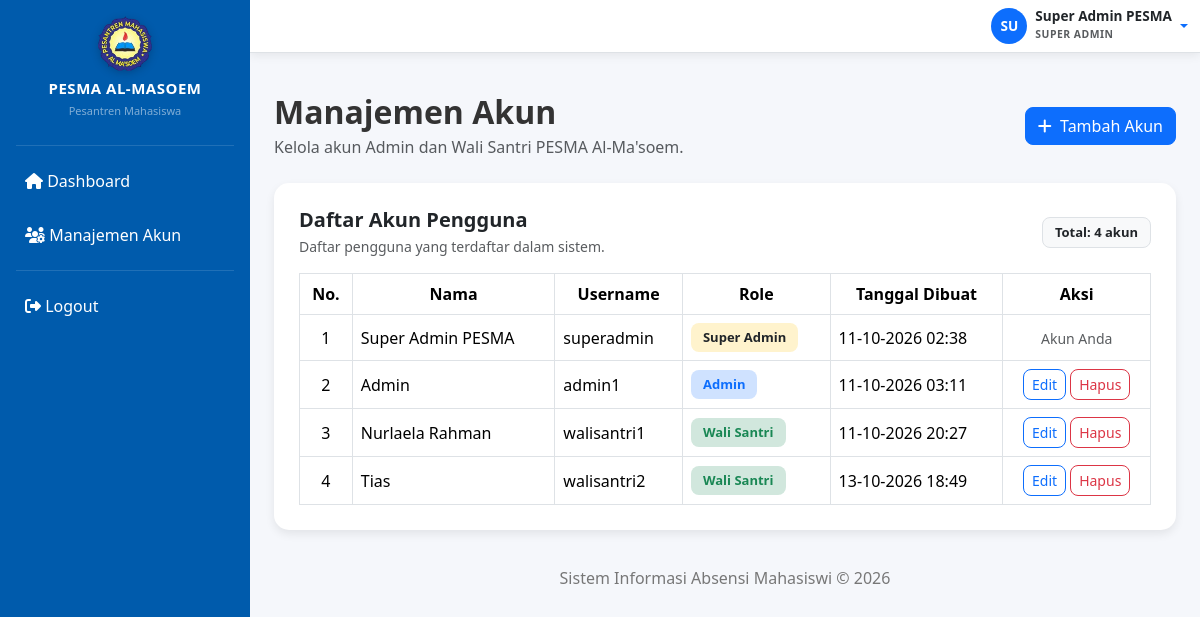
The app's page /Absensi_PESMA/superadmin/akun/index.php (signed in) with its own data.
### tables this page shows
CREATE TABLE `users` (
  `id_user` int(11) NOT NULL,
  `kode_user` varchar(20) DEFAULT NULL,
  `nama` varchar(100) NOT NULL,
  `username` varchar(50) NOT NULL,
  `password` varchar(255) NOT NULL,
  `role` enum('Super Admin','Admin','Wali Santri') NOT NULL,
  `created_at` timestamp NOT NULL DEFAULT current_timestamp()
);

### Absensi_PESMA/superadmin/akun/index.php (the view, shortened to what this page needs)
<?php
require_once "../../config/koneksi.php";
$mode = $_GET['mode'] ?? 'list';
$daftarAkun = [];
if ($mode === 'list') {
    $sql = "
        SELECT id_user, nama, username, role, created_at
        FROM users
        ORDER BY
            CASE role
                WHEN 'Super Admin' THEN 1
                WHEN 'Admin' THEN 2
                WHEN 'Wali Santri' THEN 3
                ELSE 4
            END,
            nama ASC
    ";
    $result = mysqli_query($conn, $sql);
    if ($result) {
        while ($row = mysqli_fetch_assoc($result)) {
            $daftarAkun[] = $row;
        }
    }
}
function e($nilai)
{
    return htmlspecialchars((string) $nilai, ENT_QUOTES, 'UTF-8');
}
function warnaRole($role)
{
    if ($role === 'Super Admin') return 'bg-warning-subtle text-dark';
    if ($role === 'Admin') return 'bg-primary-subtle text-primary';
    if ($role === 'Wali Santri') return 'bg-success-subtle text-success';
    return 'bg-secondary-subtle text-secondary';
}
function tanggalAkun($tanggal)
{
    $waktu = strtotime($tanggal);
    return $waktu ? date('d-m-Y H:i', $waktu) : '-';
}
include '../../includes/header.php';
include '../../includes/sidebar_spradmin.php';
include '../../includes/navbar.php';
?>
<div class="container-fluid py-3">
    <div class="d-flex flex-wrap justify-content-between align-items-center gap-3 mb-4">
        <div>
            <h2 class="fw-bold mb-1">Manajemen Akun</h2>
            <p class="text-muted mb-0">
                Kelola akun Admin dan Wali Santri PESMA Al-Ma'soem.
            </p>
        </div>
        <?php if ($mode === 'list'): ?>
            <a href="index.php?mode=tambah" class="btn btn-primary">
                <i class="fa-solid fa-plus me-1"></i> Tambah Akun
            </a>
        <?php else: ?>
            <a href="index.php" class="btn btn-secondary">
                <i class="fa-solid fa-arrow-left me-1"></i> Kembali
            </a>
        <?php endif; ?>
    </div>
    <?php if ($mode === 'list'): ?>
    <div class="card">
        <div class="card-body">
            <div class="d-flex flex-wrap justify-content-between align-items-center gap-2 mb-3">
                <div>
                    <h5 class="fw-bold mb-1">Daftar Akun Pengguna</h5>
                    <p class="text-muted small mb-0">Daftar pengguna yang terdaftar dalam sistem.</p>
                </div>
                <span class="badge bg-light text-dark border">
                    Total: <?= count($daftarAkun); ?> akun
                </span>
            </div>
            <div class="table-responsive">
                <table class="table table-bordered table-hover align-middle">
                    <thead>
                        <tr>
                            <th class="text-center">No.</th>
                            <th>Nama</th>
                            <th>Username</th>
                            <th>Role</th>
                            <th>Tanggal Dibuat</th>
                            <th class="text-center">Aksi</th>
                        </tr>
                    </thead>
                    <tbody>
                        <?php if (!empty($daftarAkun)): ?>
                            <?php foreach ($daftarAkun as $i => $row): ?>
                                <?php
                                $idUser = (int) $row['id_user'];
                                $akunSendiri = $idUser === (int) ($_SESSION['id_user'] ?? 0);
                                ?>
                                <tr>
                                    <td class="text-center"><?= $i + 1; ?></td>
                                    <td><?= e($row['nama']); ?></td>
                                    <td><?= e($row['username']); ?></td>
                                    <td>
                                        <span class="badge <?= warnaRole($row['role']); ?>">
                                            <?= e($row['role']); ?>
                                        </span>
                                    </td>
                                    <td class="text-nowrap"><?= e(tanggalAkun($row['created_at'])); ?></td>
                                    <td>
                                        <?php if (!$akunSendiri): ?>
                                            <div class="d-flex gap-1 justify-content-center">
                                                <a href="index.php?mode=edit&id=<?= $idUser; ?>" class="btn btn-sm btn-outline-primary">Edit</a>
                                                <form action="hapus.php" method="POST" onsubmit="return confirm('Yakin ingin menghapus akun ini?');">
                                                    <button type="submit" class="btn btn-sm btn-outline-danger">Hapus</button>
                                                </form>
                                            </div>
                                        <?php else: ?>
                                            <div class="text-center">
                                                <span class="text-muted small">Akun Anda</span>
                                            </div>
                                        <?php endif; ?>
                                    </td>
                                </tr>
                            <?php endforeach; ?>
                        <?php else: ?>
                            <tr>
                                <td colspan="6" class="text-center text-muted py-4">Belum ada akun pengguna.</td>
                            </tr>
                        <?php endif; ?>
                    </tbody>
                </table>
            </div>
        </div>
    </div>
    <?php endif; ?>
</div>
<?php include '../../includes/footer.php'; ?>

### Absensi_PESMA/assets/css/style.css (style rules this page uses)
body { background: #f5f7fb; font-family: 'Segoe UI', sans-serif; color: #333; overflow-x: hidden; }
.card { border: none; border-radius: 15px; box-shadow: 0 4px 10px rgba(0,0,0,.08); transition: .3s; }
.card-body { padding: 25px; }
.table { margin-bottom: 0; }
.table thead { background: #005BAC; color: #fff; }
.table th { text-align: center; vertical-align: middle; }
.table td { vertical-align: middle; }
.btn { border-radius: 8px; transition: .2s; }
.badge { padding: 8px 12px; font-size: 13px; border-radius: 8px; }

### records on screen
users: nama "Super Admin PESMA", username "superadmin", role "Super Admin", created_at "11-10-2026 02:38", shows "Akun Anda"
users: nama "Admin", username "admin1", role "Admin", created_at "11-10-2026 03:11"
users: nama "Nurlaela Rahman", username "walisantri1", role "Wali Santri", created_at "11-10-2026 20:27"
users: nama "Tias", username "walisantri2", role "Wali Santri", created_at "13-10-2026 18:49"

### other values on screen
$inisial "SU"
$nama_user "Super Admin PESMA"
$_SESSION['role'] "SUPER ADMIN"
count($daftarAkun) "4"
